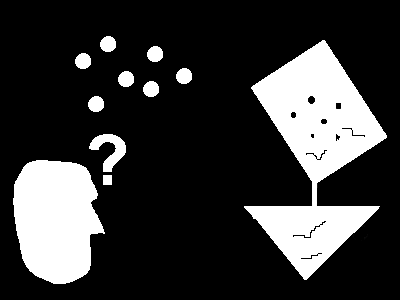
#> input picture lab6/src/percepcion/imagenes/formas.png, 400 x 300 px
$ python 4-morfologia.py
#> lines starting #> are read from the running program, lines starting #| are printed output that depends on the picture
import numpy as np
import cv2

I = cv2.imread('imagenes/formas.png', 0)
#> I is the input picture: shape (300, 400); min 0, max 255, mean 55.4

# Elemento estructurante
se = cv2.getStructuringElement(cv2.MORPH_RECT, (9,9))
# Otras alternativas de elemento estructurante:
# cv2.getStructuringElement(cv2.MORPH_ELLIPSE, (5,5))
# cv2.getStructuringElement(cv2.MORPH_CROSS, (5,5))

# Operaciones morfologicas basicas
Ierosion  = cv2.erode(I, se, iterations=1)
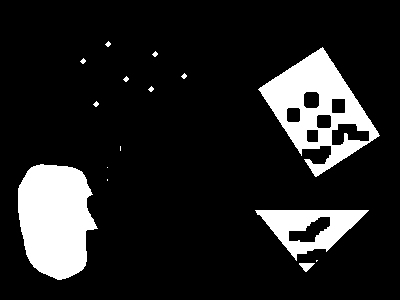
#> Ierosion: shape (300, 400); min 0, max 255, mean 34.5
Idilation = cv2.dilate(I, se, iterations=1)
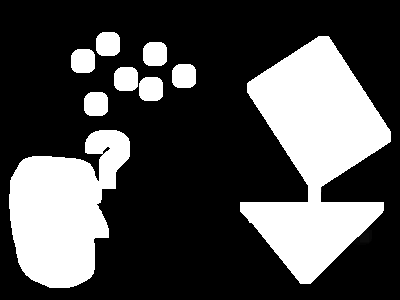
#> Idilation: shape (300, 400); min 0, max 255, mean 75.5
Iopening  = cv2.morphologyEx(I, cv2.MORPH_OPEN, se)
Iclosing  = cv2.morphologyEx(I, cv2.MORPH_CLOSE, se)

cv2.imshow('Imagen original', I)
cv2.imshow('Imagen erosionada', Ierosion)
cv2.imshow('Imagen dilatada', Idilation)
cv2.imshow('Imagen con apertura', Iopening)
cv2.imshow('Imagen con cierre', Iclosing)
cv2.waitKey(0)


# Diferencia entre dilatacion y erosion
if (False):
    se2 = cv2.getStructuringElement(cv2.MORPH_RECT, (3,3))
    gradient = cv2.morphologyEx(I, cv2.MORPH_GRADIENT, se2)
    cv2.imshow('Gradiente', gradient)
    cv2.waitKey(0)

cv2.destroyAllWindows()
